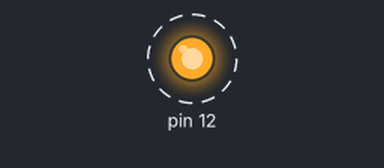
Simulated run of this sketch. Board: Arduino Uno, built with avr-gcc and run on an emulated ATmega328P. Parts: output pins drawn as LEDs (lit = HIGH). Dashed ring = blinking.

Above: at 0.5 s.
Timing chart, 0 to 4.6 s (numbered marks = the images above):
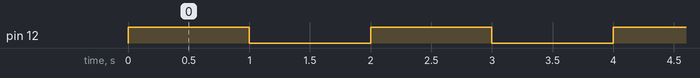

The sketch:

ToggleLED_Code.ino
```cpp
extern "C" {
#include "ToggleLED_Func.h"
#include "rtwtypes.h"
}

void setup() {
  pinMode(12, OUTPUT);
}

void loop() {
  ToggleLED_Func_step();
  digitalWrite(12, rtY.LedState);
  delay(1000);
}
```

ToggleLED_Func.c
```cpp
/*
 * File: ToggleLED_Func.c
 *
 * Code generated for Simulink model 'ToggleLED_Func'.
 *
 * Model version                  : 1.9
 * Simulink Coder version         : 23.2 (R2023b) 01-Aug-2023
 * C/C++ source code generated on : Thu Jan 23 18:54:48 2025
 *
 * Target selection: ert.tlc
 * Embedded hardware selection: Atmel->AVR
 * Code generation objectives:
 *    1. Execution efficiency
 *    2. RAM efficiency
 * Validation result: Not run
 */

#include "ToggleLED_Func.h"
#include "rtwtypes.h"

/* Block signals and states (default storage) */
DW rtDW;

/* External outputs (root outports fed by signals with default storage) */
ExtY rtY;

/* Model step function */
void ToggleLED_Func_step(void)
{
  boolean_T rtb_NOT;

  /* Logic: '<S1>/NOT' incorporates:
   *  UnitDelay: '<S1>/Unit Delay'
   */
  rtb_NOT = !rtDW.UnitDelay_DSTATE;

  /* Outport: '<Root>/LedState' */
  rtY.LedState = rtb_NOT;

  /* Update for UnitDelay: '<S1>/Unit Delay' */
  rtDW.UnitDelay_DSTATE = rtb_NOT;
}

/* Model initialize function */
void ToggleLED_Func_initialize(void)
{
  /* (no initialization code required) */
}

/*
 * File trailer for generated code.
 *
 * [EOF]
 */
```

ToggleLED_Func.h
```cpp
/*
 * File: ToggleLED_Func.h
 *
 * Code generated for Simulink model 'ToggleLED_Func'.
 *
 * Model version                  : 1.9
 * Simulink Coder version         : 23.2 (R2023b) 01-Aug-2023
 * C/C++ source code generated on : Thu Jan 23 18:54:48 2025
 *
 * Target selection: ert.tlc
 * Embedded hardware selection: Atmel->AVR
 * Code generation objectives:
 *    1. Execution efficiency
 *    2. RAM efficiency
 * Validation result: Not run
 */

#ifndef RTW_HEADER_ToggleLED_Func_h_
#define RTW_HEADER_ToggleLED_Func_h_
#ifndef ToggleLED_Func_COMMON_INCLUDES_
#define ToggleLED_Func_COMMON_INCLUDES_
#include "rtwtypes.h"
#endif                                 /* ToggleLED_Func_COMMON_INCLUDES_ */

/* Block signals and states (default storage) for system '<Root>' */
typedef struct {
  boolean_T UnitDelay_DSTATE;          /* '<S1>/Unit Delay' */
} DW;

/* External outputs (root outports fed by signals with default storage) */
typedef struct {
  boolean_T LedState;                  /* '<Root>/LedState' */
} ExtY;

/* Block signals and states (default storage) */
extern DW rtDW;

/* External outputs (root outports fed by signals with default storage) */
extern ExtY rtY;

/* Model entry point functions */
extern void ToggleLED_Func_initialize(void);
extern void ToggleLED_Func_step(void);

/*-
 * The generated code includes comments that allow you to trace directly
 * back to the appropriate location in the model.  The basic format
 * is <system>/block_name, where system is the system number (uniquely
 * assigned by Simulink) and block_name is the name of the block.
 *
 * Use the MATLAB hilite_system command to trace the generated code back
 * to the model.  For example,
 *
 * hilite_system('<S3>')    - opens system 3
 * hilite_system('<S3>/Kp') - opens and selects block Kp which resides in S3
 *
 * Here is the system hierarchy for this model
 *
 * '<Root>' : 'ToggleLED_Func'
 * '<S1>'   : 'ToggleLED_Func/ToggleLED_Func'
 */
#endif                                 /* RTW_HEADER_ToggleLED_Func_h_ */

/*
 * File trailer for generated code.
 *
 * [EOF]
 */
```

rtwtypes.h
```cpp
/*
 * File: rtwtypes.h
 *
 * Code generated for Simulink model 'ToggleLED_Func'.
 *
 * Model version                  : 1.9
 * Simulink Coder version         : 23.2 (R2023b) 01-Aug-2023
 * C/C++ source code generated on : Thu Jan 23 18:54:48 2025
 *
 * Target selection: ert.tlc
 * Embedded hardware selection: Atmel->AVR
 * Code generation objectives:
 *    1. Execution efficiency
 *    2. RAM efficiency
 * Validation result: Not run
 */

#ifndef RTWTYPES_H
#define RTWTYPES_H

/* Logical type definitions */
#if (!defined(__cplusplus))
#ifndef false
#define false                          (0U)
#endif

#ifndef true
#define true                           (1U)
#endif
#endif

/*=======================================================================*
 * Target hardware information
 *   Device type: Atmel->AVR
 *   Number of bits:     char:   8    short:   16    int:  16
 *                       long:  32    long long:  64
 *                       native word size:   8
 *   Byte ordering: LittleEndian
 *   Signed integer division rounds to: Zero
 *   Shift right on a signed integer as arithmetic shift: on
 *=======================================================================*/

/*=======================================================================*
 * Fixed width word size data types:                                     *
 *   int8_T, int16_T, int32_T     - signed 8, 16, or 32 bit integers     *
 *   uint8_T, uint16_T, uint32_T  - unsigned 8, 16, or 32 bit integers   *
 *=======================================================================*/
typedef signed char int8_T;
typedef unsigned char uint8_T;
typedef int int16_T;
typedef unsigned int uint16_T;
typedef long int32_T;
typedef unsigned long uint32_T;
typedef long long int64_T;
typedef unsigned long long uint64_T;

/*===========================================================================*
 * Generic type definitions: boolean_T, char_T, byte_T, int_T, uint_T,       *
 *                           ulong_T, ulonglong_T.                           *
 *===========================================================================*/
typedef unsigned char boolean_T;
typedef int int_T;
typedef unsigned int uint_T;
typedef unsigned long ulong_T;
typedef unsigned long long ulonglong_T;
typedef char char_T;
typedef unsigned char uchar_T;
typedef char_T byte_T;

/*=======================================================================*
 * Min and Max:                                                          *
 *   int8_T, int16_T, int32_T     - signed 8, 16, or 32 bit integers     *
 *   uint8_T, uint16_T, uint32_T  - unsigned 8, 16, or 32 bit integers   *
 *=======================================================================*/
#define MAX_int8_T                     ((int8_T)(127))
#define MIN_int8_T                     ((int8_T)(-128))
#define MAX_uint8_T                    ((uint8_T)(255U))
#define MAX_int16_T                    ((int16_T)(32767))
#define MIN_int16_T                    ((int16_T)(-32768))
#define MAX_uint16_T                   ((uint16_T)(65535U))
#define MAX_int32_T                    ((int32_T)(2147483647L))
#define MIN_int32_T                    ((int32_T)(-2147483647L-1L))
#define MAX_uint32_T                   ((uint32_T)(0xFFFFFFFFUL))
#define MAX_int64_T                    ((int64_T)(9223372036854775807LL))
#define MIN_int64_T                    ((int64_T)(-9223372036854775807LL-1LL))
#define MAX_uint64_T                   ((uint64_T)(0xFFFFFFFFFFFFFFFFULL))

/* Block D-Work pointer type */
typedef void * pointer_T;

#endif                                 /* RTWTYPES_H */

/*
 * File trailer for generated code.
 *
 * [EOF]
 */
```

Measured:
- by itself, pin 12: alternates HIGH for 1.0 s and LOW for 1.0 s
